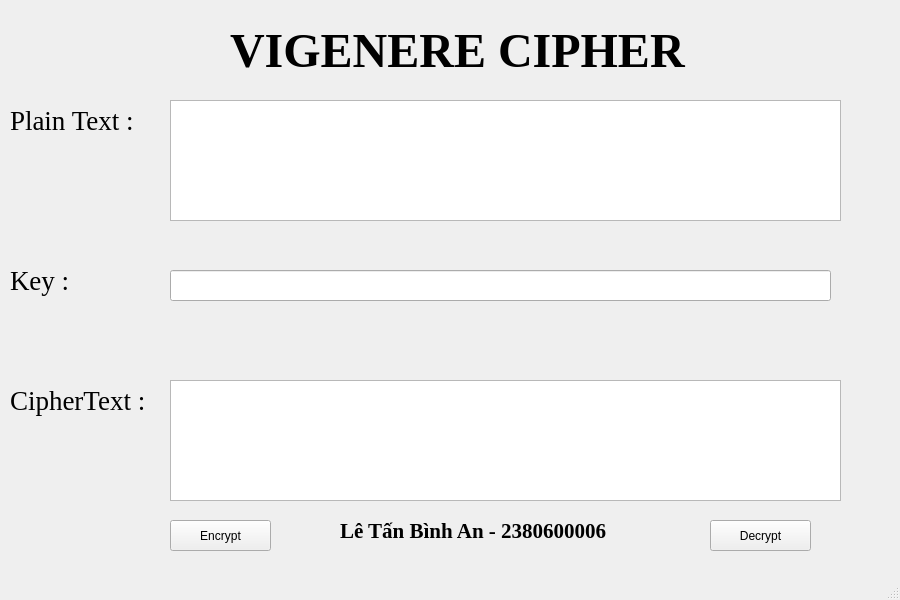
<?xml version="1.0" encoding="UTF-8"?>
<ui version="4.0">
 <class>MainWindow</class>
 <widget class="QMainWindow" name="MainWindow">
  <property name="geometry">
   <rect>
    <x>0</x>
    <y>0</y>
    <width>900</width>
    <height>600</height>
   </rect>
  </property>
  <property name="windowTitle">
   <string>Vigenere Cipher</string>
  </property>
  <widget class="QWidget" name="centralwidget">
   <widget class="QLabel" name="label_Title">
    <property name="geometry">
     <rect>
      <x>230</x>
      <y>20</y>
      <width>481</width>
      <height>61</height>
     </rect>
    </property>
    <property name="font">
     <font>
      <family>Times New Roman</family>
      <pointsize>36</pointsize>
      <weight>75</weight>
      <bold>true</bold>
     </font>
    </property>
    <property name="text">
     <string>VIGENERE CIPHER</string>
    </property>
   </widget>
   <widget class="QLabel" name="label_PlainText">
    <property name="geometry">
     <rect>
      <x>10</x>
      <y>100</y>
      <width>151</width>
      <height>41</height>
     </rect>
    </property>
    <property name="font">
     <font>
      <family>Times New Roman</family>
      <pointsize>20</pointsize>
     </font>
    </property>
    <property name="text">
     <string>Plain Text :</string>
    </property>
   </widget>
   <widget class="QLabel" name="label_Key">
    <property name="geometry">
     <rect>
      <x>10</x>
      <y>260</y>
      <width>151</width>
      <height>41</height>
     </rect>
    </property>
    <property name="font">
     <font>
      <family>Times New Roman</family>
      <pointsize>20</pointsize>
     </font>
    </property>
    <property name="text">
     <string>Key :</string>
    </property>
   </widget>
   <widget class="QLabel" name="label_CipherText">
    <property name="geometry">
     <rect>
      <x>10</x>
      <y>380</y>
      <width>151</width>
      <height>41</height>
     </rect>
    </property>
    <property name="font">
     <font>
      <family>Times New Roman</family>
      <pointsize>20</pointsize>
     </font>
    </property>
    <property name="text">
     <string>CipherText :</string>
    </property>
   </widget>
   <widget class="QTextEdit" name="txt_PlainText">
    <property name="geometry">
     <rect>
      <x>170</x>
      <y>100</y>
      <width>671</width>
      <height>121</height>
     </rect>
    </property>
   </widget>
   <widget class="QTextEdit" name="txt_CipherText">
    <property name="geometry">
     <rect>
      <x>170</x>
      <y>380</y>
      <width>671</width>
      <height>121</height>
     </rect>
    </property>
   </widget>
   <widget class="QLineEdit" name="txt_Key">
    <property name="geometry">
     <rect>
      <x>170</x>
      <y>270</y>
      <width>661</width>
      <height>31</height>
     </rect>
    </property>
   </widget>
   <widget class="QPushButton" name="btn_Encrypt">
    <property name="geometry">
     <rect>
      <x>170</x>
      <y>520</y>
      <width>101</width>
      <height>31</height>
     </rect>
    </property>
    <property name="text">
     <string>Encrypt</string>
    </property>
   </widget>
   <widget class="QPushButton" name="btn_Decrypt">
    <property name="geometry">
     <rect>
      <x>710</x>
      <y>520</y>
      <width>101</width>
      <height>31</height>
     </rect>
    </property>
    <property name="text">
     <string>Decrypt</string>
    </property>
   </widget>
   <widget class="QLabel" name="label">
    <property name="geometry">
     <rect>
      <x>340</x>
      <y>520</y>
      <width>271</width>
      <height>21</height>
     </rect>
    </property>
    <property name="font">
     <font>
      <family>Times New Roman</family>
      <pointsize>16</pointsize>
      <weight>75</weight>
      <bold>true</bold>
     </font>
    </property>
    <property name="text">
     <string>Lê Tấn Bình An - 2380600006</string>
    </property>
   </widget>
  </widget>
  <widget class="QMenuBar" name="menubar">
   <property name="geometry">
    <rect>
     <x>0</x>
     <y>0</y>
     <width>900</width>
     <height>21</height>
    </rect>
   </property>
  </widget>
  <widget class="QStatusBar" name="statusbar"/>
 </widget>
 <resources/>
 <connections/>
</ui>
